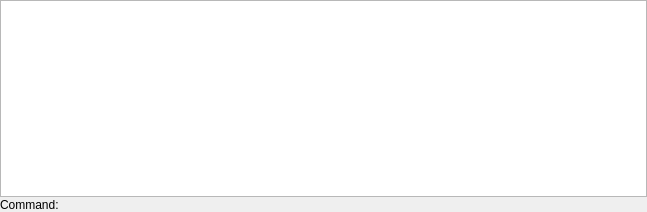
<?xml version="1.0" encoding="UTF-8"?>
<ui version="4.0">
 <class>DB_CommandWidget</class>
 <widget class="QWidget" name="DB_CommandWidget">
  <property name="geometry">
   <rect>
    <x>0</x>
    <y>0</y>
    <width>647</width>
    <height>212</height>
   </rect>
  </property>
  <property name="windowTitle">
   <string>Command Line</string>
  </property>
  <layout class="QVBoxLayout">
   <property name="spacing">
    <number>1</number>
   </property>
   <property name="margin">
    <number>0</number>
   </property>
   <item>
    <widget class="QTextEdit" name="teHistory">
     <property name="readOnly">
      <bool>true</bool>
     </property>
    </widget>
   </item>
   <item>
    <layout class="QHBoxLayout">
     <property name="spacing">
      <number>6</number>
     </property>
     <property name="margin">
      <number>0</number>
     </property>
     <item>
      <widget class="QLabel" name="lCommand">
       <property name="text">
        <string>Command:</string>
       </property>
      </widget>
     </item>
     <item>
      <widget class="DB_CommandEdit" name="leCommand" native="true">
       <property name="sizePolicy">
        <sizepolicy hsizetype="MinimumExpanding" vsizetype="Preferred">
         <horstretch>0</horstretch>
         <verstretch>0</verstretch>
        </sizepolicy>
       </property>
      </widget>
     </item>
    </layout>
   </item>
  </layout>
 </widget>
 <layoutdefault spacing="6" margin="11"/>
 <customwidgets>
  <customwidget>
   <class>DB_CommandEdit</class>
   <extends></extends>
   <header>db_commandedit.h</header>
  </customwidget>
 </customwidgets>
 <resources/>
 <connections/>
</ui>
